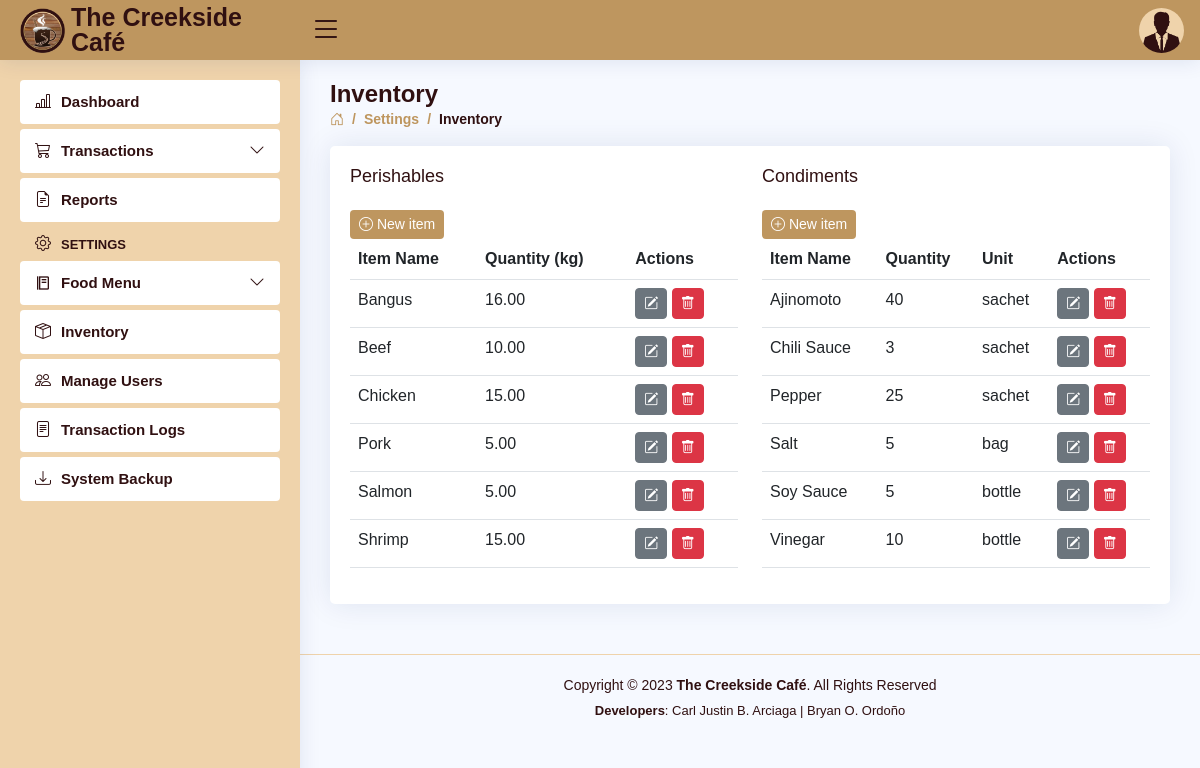
/settings-inventory.php (signed in), run on the app's committed database.
### tables this page shows
CREATE TABLE `users` (
  `user_id` int(11) NOT NULL AUTO_INCREMENT,
  `role` varchar(5) DEFAULT NULL,
  `fname` varchar(30) DEFAULT NULL,
  `mname` varchar(30) DEFAULT NULL,
  `lname` varchar(30) DEFAULT NULL,
  `bdate` date DEFAULT NULL,
  `sex` varchar(6) DEFAULT NULL,
  `province` varchar(15) DEFAULT NULL,
  `municipality` varchar(30) DEFAULT NULL,
  `barangay` varchar(30) DEFAULT NULL,
  `contact_no` varchar(11) DEFAULT NULL,
  `email` varchar(50) DEFAULT NULL,
  `username` varchar(50) DEFAULT NULL,
  `password` varchar(50) DEFAULT NULL,
  PRIMARY KEY (`user_id`)
);

CREATE TABLE `inventory_perishable` (
  `id` int(11) NOT NULL AUTO_INCREMENT,
  `item_name` varchar(15) DEFAULT NULL,
  `quantity` decimal(10,2) DEFAULT 0.00,
  `unit` varchar(15) DEFAULT NULL,
  PRIMARY KEY (`id`)
);

CREATE TABLE `inventory_condiments` (
  `id` int(11) NOT NULL AUTO_INCREMENT,
  `item_name` varchar(15) DEFAULT NULL,
  `quantity` int(3) DEFAULT 0,
  `unit` varchar(15) DEFAULT NULL,
  PRIMARY KEY (`id`)
);

### settings-inventory.php (the view, shortened to what this page needs)
<!DOCTYPE html>
<html lang="en">
<head>
<?php
    include 'includes/links.php';
    include 'includes/header.php';
    include 'includes/sidebar.php';
 ?>
</head>
<body>
  <main id="main" class="main">
    <div class="pagetitle">
      <h1>Inventory</h1>
      <nav>
        <ol class="breadcrumb">
          <li class="breadcrumb-item"><a href="dashboard.php"><i class="bi bi-house-door"></i></a></li>
          <li class="breadcrumb-item">Settings</li>
          <li class="breadcrumb-item active">Inventory</li>
        </ol>
      </nav>
    </div>
    <section class="section dish">
          <div class="card">
            <div class="card-body">
              <div class="row">
                <div class="col">
                  <h5 class="card-title">Perishables</h5>
                  <button class="btn btn2 btn-sm" data-bs-toggle="modal" data-bs-target="#addPerishable"><i class="bi bi-plus-circle"></i> New item</button>
                  <table class="table table-hover datatable">
                    <thead>
                      <tr>
                        <th scope="col">Item Name</th>
                        <th scope="col">Quantity (kg)</th>
                        <th scope="col">Actions</th>
                      </tr>
                    </thead>
                    <tbody>
                    <?php
                      include 'connection.php';
                      $query = "SELECT * FROM inventory_perishable ORDER BY item_name ASC";
                      $result = $con->query($query);
                      if ($result) {
                        while ($row = $result->fetch_assoc()) {
                          $id = $row['id'];
                          $name = $row['item_name'];
                          $quantity = $row['quantity'];
                          $unit = $row['unit'];?>
                            <tr>
                              <td><a style="text-transform: capitalize;"><?php echo $name ?></a></td>
                              <td><?php echo $quantity ?></td>
                              <td>
                                <button class="btn btn-secondary btn-sm " data-bs-toggle="modal" data-bs-target="#updatePerishable-<?php echo $id ?>"><i class="bi bi-pencil-square"></i></button>
                                <button class="btn btn-danger btn-sm " data-bs-toggle="modal" data-bs-target="#deletePerishable-<?php echo $id ?>"><i class="bi bi-trash"></i> </button>
                              </td>
                            </tr>
                        <?php }
                      } ?>
                    </tbody>
                  </table>
                </div>
                <div class="col">
                  <h5 class="card-title">Condiments</h5>
                  <button class="btn btn2 btn-sm" data-bs-toggle="modal" data-bs-target="#addCondiments"><i class="bi bi-plus-circle"></i> New item</button>
                  <table class="table table-hover datatable">
                    <thead>
                      <tr>
                        <th scope="col">Item Name</th>
                        <th scope="col">Quantity</th>
                        <th scope="col">Unit</th>
                        <th scope="col">Actions</th>
                      </tr>
                    </thead>
                    <tbody>
                    <?php
                      include 'connection.php';
                      $query = "SELECT * FROM inventory_condiments ORDER BY item_name ASC";
                      $result = $con->query($query);
                      if ($result) {
                        while ($row = $result->fetch_assoc()) {
                          $id = $row['id'];
                          $name = $row['item_name'];
                          $quantity = $row['quantity'];
                          $unit = $row['unit'];?>
                            <tr>
                              <td><a style="text-transform: capitalize;"><?php echo $name ?></a></td>
                              <td><?php echo $quantity ?></td>
                              <td><?php echo $unit ?></td>
                              <td>
                                <button class="btn btn-secondary btn-sm " data-bs-toggle="modal" data-bs-target="#updateCondiment-<?php echo $id ?>"><i class="bi bi-pencil-square"></i></button>
                                <button class="btn btn-danger btn-sm " data-bs-toggle="modal" data-bs-target="#deleteCondiment-<?php echo $id ?>"><i class="bi bi-trash"></i> </button>
                              </td>
                            </tr>
                        <?php }
                      } ?>
                    </tbody>
                  </table>
                </div>
              </div>
            </div>
          </div>
    </section>
  </main>
<?php include 'includes/footer.php'; ?>
</body>
</html>

### includes/header.php (shortened to what this page needs)
<header id="header" class="header fixed-top d-flex align-items-center">
  <div class="d-flex align-items-center justify-content-between">
    <a href="dashboard.php" class="logo d-flex align-items-center">
      <img src="assets/img/creekside.png" alt="">
      <span class="d-none d-lg-block">The Creekside Café</span>
    </a>
    <i class="bi bi-list toggle-sidebar-btn"></i>
  </div>
  <nav class="header-nav ms-auto">
  <?php
      include 'connection.php';
      $username = $_SESSION['username'];
      $query = "SELECT * FROM users WHERE username = '$username'";
      $result = $con->query($query);
      if ($result) {
        while ($row = $result->fetch_assoc()) {
          $sex = $row['sex'];
          ?>
    <ul class="d-flex align-items-center">
      <li class="nav-item dropdown pe-3">
        <a class="nav-link nav-profile d-flex align-items-center pe-0" href="#" data-bs-toggle="dropdown">
          <?php
            if ($sex === 'Male') {
                echo '<img src="assets/img/Male.png" alt="Profile" class="rounded-circle">';
            } elseif ($sex === 'Female') {
                echo '<img src="assets/img/Female.png" alt="Profile" class="rounded-circle">';
            }
          ?>
        </a>
  <?php
        }
      }
  ?>
      </li>
    </ul>
  </nav>
</header>

### assets/css/style.css (style rules this page uses)
:root { scroll-behavior: smooth; }
body { font-family: "Open Sans", sans-serif; background: #f6f9ff; color: #444444; }
a { color: #4154f1; text-decoration: none; }
h1, h2, h3, h4, h5, h6 { font-family: "Nunito", sans-serif; }
#main { margin-top: 60px; padding: 20px 30px; transition: all 0.3s; }
.pagetitle { margin-bottom: 10px; }
.pagetitle h1 { font-size: 24px; margin-bottom: 0; font-weight: 600; color: #301011; }
.card { margin-bottom: 30px; border: none; border-radius: 5px; box-shadow: 0px 0 30px rgba(1, 41, 112, 0.1); }
.card-title { padding: 20px 0 15px 0; font-size: 18px; font-weight: 500; color: #301011; font-family: "Poppins", sans-serif; }
.card-body { padding: 0 20px 20px 20px; color: #301011; }
.breadcrumb { font-size: 14px; font-family: "Nunito", sans-serif; color: #be965f; font-weight: 600; }
.breadcrumb a { color: #be965f; transition: 0.3s; }
.breadcrumb .breadcrumb-item::before { color: #be965f; }
.breadcrumb .active { color: #301011; font-weight: 600; }
.logo { line-height: 1; }
@media (min-width: 1200px) { .logo { width: 280px; } }
.logo img { max-height: 45px; margin-right: 6px; }
.logo span { font-size: 25px; font-weight: 700; color: #301011; font-family: "Nunito", sans-serif; }
.header { transition: all 0.5s; z-index: 997; height: 60px; box-shadow: 0px 2px 20px rgba(1, 41, 112, 0.1); background-color: #be965f; padding-left: 20px; }
.header .toggle-sidebar-btn { font-size: 32px; padding-left: 10px; cursor: pointer; color: #301011; }
.header-nav ul { list-style: none; }
.header-nav>ul { margin: 0; padding: 0; }
.header-nav .nav-profile { color: #301011; }
.header-nav .nav-profile img { max-height: 45px; }
@media (min-width: 1200px) { #main, #footer { margin-left: 300px; } }
.btn2 { background: #be965f; border: none; color: #fff; padding: 4px 9px; }

### data on the page
inventory_perishable: item_name "Bangus", quantity "16.00"
inventory_perishable: item_name "Beef", quantity "10.00"
inventory_perishable: item_name "Chicken", quantity "15.00"
inventory_perishable: item_name "Pork", quantity "5.00"
inventory_perishable: item_name "Salmon", quantity "5.00"
inventory_perishable: item_name "Shrimp", quantity "15.00"
inventory_condiments: item_name "Ajinomoto", quantity "40", unit "sachet"
inventory_condiments: item_name "Chili Sauce", quantity "3", unit "sachet"
inventory_condiments: item_name "Pepper", quantity "25", unit "sachet"
inventory_condiments: item_name "Salt", quantity "5", unit "bag"
inventory_condiments: item_name "Soy Sauce", quantity "5", unit "bottle"
inventory_condiments: item_name "Vinegar", quantity "10", unit "bottle"
